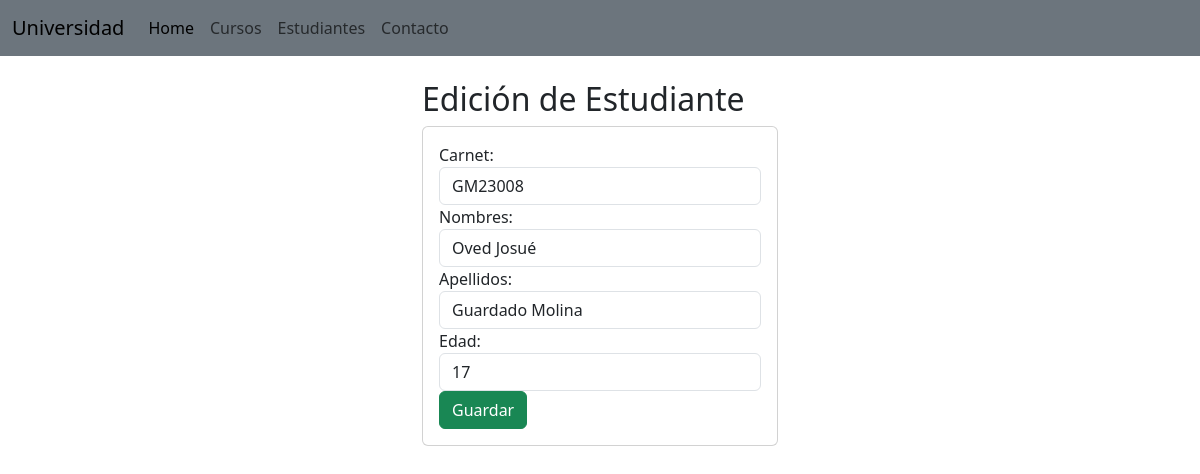
Screenshot of /edicionEstudiante/GM23008 with the database file from the repository.
### Aplicaciones/Academico/models.py (models this page shows, shortened)
class Estudiante(models.Model):
    carnet=models.CharField(primary_key=True,max_length=7)
    nombres= models.CharField(max_length=25)
    apellidos= models.CharField(max_length=25)
    edad= models.PositiveSmallIntegerField()

### Aplicaciones/Academico/views.py (the view)
# urls.py: path('edicionEstudiante/<carnet>', views.edicionEstudiante),
def edicionEstudiante(request, carnet):
    estudiante = Estudiante.objects.get(carnet=carnet)
    return render(request, "edicionEstudiante.html", {"estudiante": estudiante})

### Aplicaciones/Academico/templates/edicionEstudiante.html (shortened to what this page needs)
{% extends "./base.html" %}
{% block body %}
<div class="row">
    <div class="col-md-4 offset-md-4">
        <h2>Edición de Estudiante</h2>
        <div class="card">
            <div class="card-body">
                <form action="/editarEstudiante/" method="POST">{% csrf_token %}
                    <div class="form-group">
                        <label for="carnet">Carnet:</label>
                        <input type="text" id="txtCarnet" name="txtCarnet" value="{{estudiante.carnet}}" class="form-control" placeholder="Ingrese el carnet del estudiante"
                         minlength="7" maxlength="7" readonly required>
                    </div>
                    <div class="form-group">
                        <label for="nombres">Nombres:</label>
                        <input type="text" id="txtNombres" name="txtNombres" value="{{estudiante.nombres}}" class="form-control" placeholder="Ingrese el nombre del estudiante"
                          maxlength="25" required>
                    </div>
                    <div class="form-group">
                        <label for="apellidos">Apellidos:</label>
                        <input type="text" id="txtApellidos" name="txtApellidos" value="{{estudiante.apellidos}}" class="form-control" placeholder="Ingrese los apellidos del estudiante"
                          maxlength="25" required>
                    </div>
                    <div class="form-group">
                        <label for="edad">Edad:</label>
                        <input type="text" id="numEdad" name="numEdad" value="{{estudiante.edad}}" class="form-control" min="1" max="100" value="1" required>
                    </div>
                    <div class="form-group">
                        <button type="submit" class="btn btn-success btn-block">Guardar</button>
                    </div>
                </form>
            </div>
        </div>
    </div>
</div>
{% endblock %}

### rows the page displays
Estudiante: txtCarnet "GM23008", txtNombres "Oved Josué", txtApellidos "Guardado Molina", numEdad "17"
